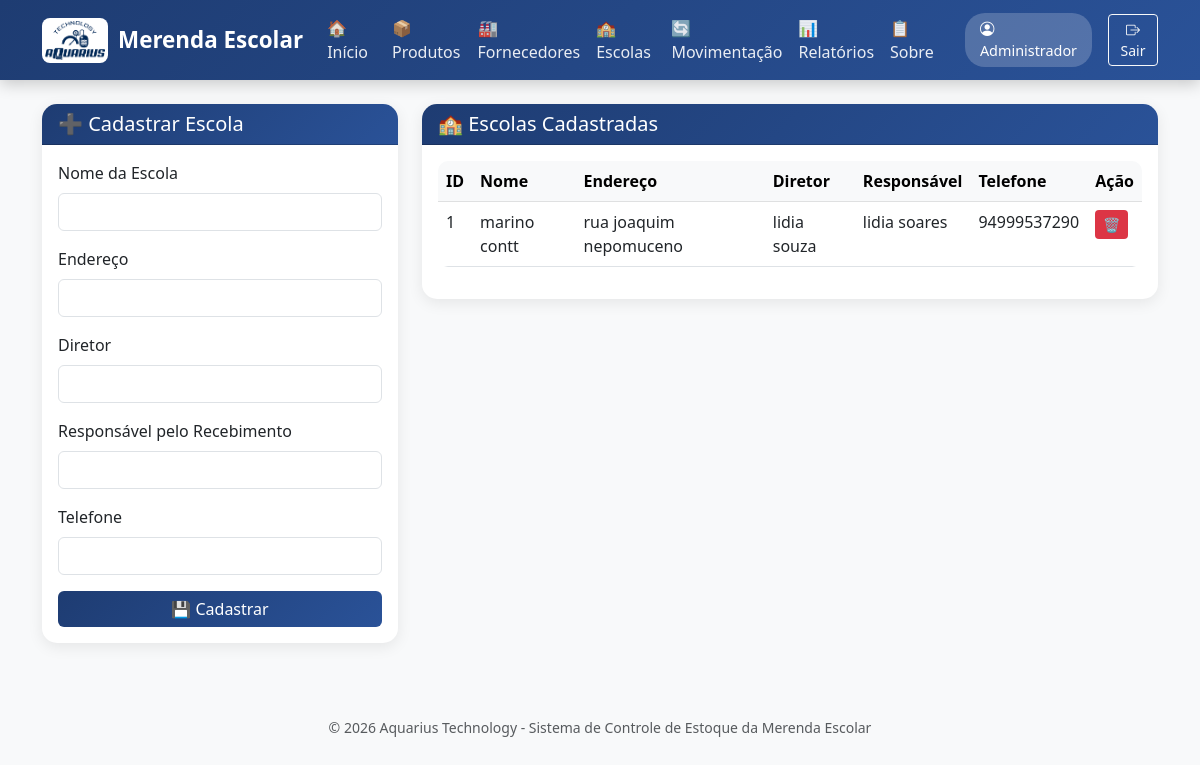
The page /escolas (signed in) on the database its author committed.
### tables this page shows
CREATE TABLE escolas (
    id INTEGER PRIMARY KEY AUTOINCREMENT,
    nome TEXT NOT NULL,
    endereco TEXT,
    diretor TEXT,
    responsavel TEXT,
    telefone TEXT
);

### app.py (the view)
@app.route("/escolas")
def escolas():
    if "usuario" not in session:
        return redirect(url_for("login"))
    conexao = conectar()
    cursor = conexao.cursor()
    cursor.execute("SELECT * FROM escolas ORDER BY nome")
    escolas = cursor.fetchall()
    conexao.close()
    return render_template("escolas.html", escolas=escolas)

### app.py (called while the page is built)
def conectar():
    database_url = os.environ.get('DATABASE_URL')
    if database_url and POSTGRES_DISPONIVEL:
        return psycopg2.connect(database_url)
    return sqlite3.connect(DB)

### templates/escolas.html (shortened to what this page needs)
{% extends "base.html" %}
{% block content %}
<div class="row">
    <div class="col-md-4">
        <div class="card">
            <div class="card-header">
                <h5 class="mb-0">➕ Cadastrar Escola</h5>
            </div>
            <div class="card-body">
                <form action="/escolas/cadastrar" method="POST">
                    <div class="mb-3">
                        <label class="form-label">Nome da Escola</label>
                        <input type="text" name="nome" class="form-control" required>
                    </div>
                    <div class="mb-3">
                        <label class="form-label">Endereço</label>
                        <input type="text" name="endereco" class="form-control">
                    </div>
                    <div class="mb-3">
                        <label class="form-label">Diretor</label>
                        <input type="text" name="diretor" class="form-control">
                    </div>
                    <div class="mb-3">
                        <label class="form-label">Responsável pelo Recebimento</label>
                        <input type="text" name="responsavel" class="form-control">
                    </div>
                    <div class="mb-3">
                        <label class="form-label">Telefone</label>
                        <input type="text" name="telefone" class="form-control">
                    </div>
                    <button type="submit" class="btn btn-primary w-100">💾 Cadastrar</button>
                </form>
            </div>
        </div>
    </div>
    <div class="col-md-8">
        <div class="card">
            <div class="card-header">
                <h5 class="mb-0">🏫 Escolas Cadastradas</h5>
            </div>
            <div class="card-body">
                <div class="table-responsive">
                    <table class="table table-hover">
                        <thead class="table-light">
                            <tr>
                                <th>ID</th>
                                <th>Nome</th>
                                <th>Endereço</th>
                                <th>Diretor</th>
                                <th>Responsável</th>
                                <th>Telefone</th>
                                <th>Ação</th>
                            </tr>
                        </thead>
                        <tbody>
                            {% for e in escolas %}
                            <tr>
                                <td>{{ e[0] }}</td>
                                <td>{{ e[1] }}</td>
                                <td>{{ e[2] if e[2] else '-' }}</td>
                                <td>{{ e[3] if e[3] else '-' }}</td>
                                <td>{{ e[4] if e[4] else '-' }}</td>
                                <td>{{ e[5] if e[5] else '-' }}</td>
                                <td>
                                    <a href="/escolas/excluir/{{ e[0] }}" class="btn btn-sm btn-danger" onclick="return confirm('Excluir {{ e[1] }}?')">🗑️</a>
                                </td>
                            </tr>
                            {% endfor %}
                        </tbody>
                    </table>
                </div>
            </div>
        </div>
    </div>
</div>
{% endblock %}

### templates/base.html (style rules this page uses)
body { background-color: #f8f9fa; }
.card { border: none; border-radius: 15px; box-shadow: 0 4px 15px rgba(0,0,0,0.08); transition: transform 0.3s; }
.card-header { background: linear-gradient(135deg, #1e3c72 0%, #2a5298 100%); color: white; border-radius: 15px 15px 0 0 !important; font-weight: bold; }
.btn-primary { background: linear-gradient(135deg, #1e3c72 0%, #2a5298 100%); border: none; }
.btn-danger { background: #dc3545; border: none; }
.table { border-radius: 10px; overflow: hidden; }

### rows shown on the page
escolas: id "1", nome "marino contt", endereco "rua joaquim nepomuceno", diretor "lidia souza", responsavel "lidia soares", telefone "94999537290"

### other values the page prints
{{ session.get("nome", "Usuário") }} "Administrador"
